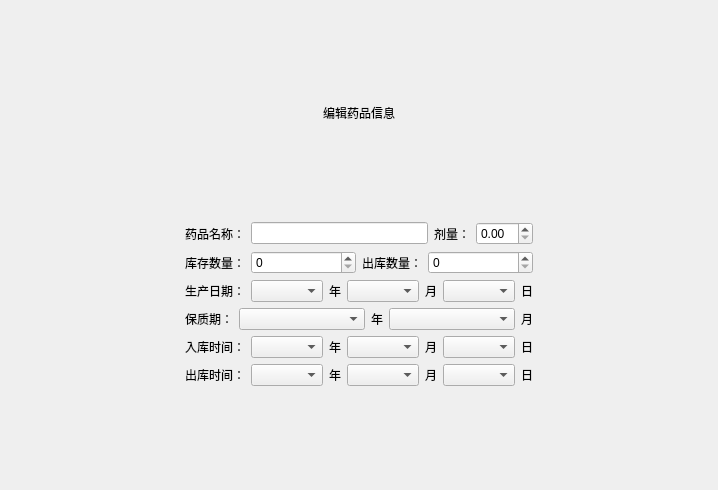
<?xml version="1.0" encoding="UTF-8"?>
<ui version="4.0">
 <class>DrugEditView</class>
 <widget class="QDialog" name="DrugEditView">
  <property name="geometry">
   <rect>
    <x>0</x>
    <y>0</y>
    <width>718</width>
    <height>490</height>
   </rect>
  </property>
  <property name="windowTitle">
   <string>社区医疗管理系统</string>
  </property>
  <layout class="QGridLayout" name="gridLayout">
   <item row="0" column="1">
    <spacer name="verticalSpacer_2">
     <property name="orientation">
      <enum>Qt::Orientation::Vertical</enum>
     </property>
     <property name="sizeHint" stdset="0">
      <size>
       <width>20</width>
       <height>70</height>
      </size>
     </property>
    </spacer>
   </item>
   <item row="1" column="1">
    <widget class="QLabel" name="label">
     <property name="text">
      <string>编辑药品信息</string>
     </property>
     <property name="alignment">
      <set>Qt::AlignmentFlag::AlignCenter</set>
     </property>
    </widget>
   </item>
   <item row="2" column="1">
    <spacer name="verticalSpacer">
     <property name="orientation">
      <enum>Qt::Orientation::Vertical</enum>
     </property>
     <property name="sizeHint" stdset="0">
      <size>
       <width>20</width>
       <height>71</height>
      </size>
     </property>
    </spacer>
   </item>
   <item row="3" column="0">
    <spacer name="horizontalSpacer_2">
     <property name="orientation">
      <enum>Qt::Orientation::Horizontal</enum>
     </property>
     <property name="sizeHint" stdset="0">
      <size>
       <width>131</width>
       <height>20</height>
      </size>
     </property>
    </spacer>
   </item>
   <item row="3" column="1">
    <layout class="QVBoxLayout" name="verticalLayout">
     <item>
      <layout class="QHBoxLayout" name="horizontalLayout">
       <item>
        <widget class="QLabel" name="label_2">
         <property name="text">
          <string>药品名称：</string>
         </property>
        </widget>
       </item>
       <item>
        <widget class="QLineEdit" name="lineEdit"/>
       </item>
       <item>
        <widget class="QLabel" name="label_3">
         <property name="text">
          <string>剂量：</string>
         </property>
        </widget>
       </item>
       <item>
        <widget class="QDoubleSpinBox" name="doubleSpinBox"/>
       </item>
      </layout>
     </item>
     <item>
      <layout class="QHBoxLayout" name="horizontalLayout_2">
       <item>
        <layout class="QHBoxLayout" name="horizontalLayout_3">
         <item>
          <widget class="QLabel" name="label_5">
           <property name="sizePolicy">
            <sizepolicy hsizetype="Fixed" vsizetype="Preferred">
             <horstretch>0</horstretch>
             <verstretch>0</verstretch>
            </sizepolicy>
           </property>
           <property name="text">
            <string>库存数量：</string>
           </property>
          </widget>
         </item>
         <item>
          <widget class="QSpinBox" name="spinBox"/>
         </item>
        </layout>
       </item>
       <item>
        <layout class="QHBoxLayout" name="horizontalLayout_8">
         <item>
          <widget class="QLabel" name="label_20">
           <property name="sizePolicy">
            <sizepolicy hsizetype="Fixed" vsizetype="Preferred">
             <horstretch>0</horstretch>
             <verstretch>0</verstretch>
            </sizepolicy>
           </property>
           <property name="text">
            <string>出库数量：</string>
           </property>
          </widget>
         </item>
         <item>
          <widget class="QSpinBox" name="spinBox_2"/>
         </item>
        </layout>
       </item>
      </layout>
     </item>
     <item>
      <layout class="QHBoxLayout" name="horizontalLayout_4">
       <item>
        <widget class="QLabel" name="label_4">
         <property name="text">
          <string>生产日期：</string>
         </property>
        </widget>
       </item>
       <item>
        <widget class="QComboBox" name="comboBox"/>
       </item>
       <item>
        <widget class="QLabel" name="label_6">
         <property name="text">
          <string>年</string>
         </property>
        </widget>
       </item>
       <item>
        <widget class="QComboBox" name="comboBox_2"/>
       </item>
       <item>
        <widget class="QLabel" name="label_7">
         <property name="text">
          <string>月</string>
         </property>
        </widget>
       </item>
       <item>
        <widget class="QComboBox" name="comboBox_3"/>
       </item>
       <item>
        <widget class="QLabel" name="label_8">
         <property name="text">
          <string>日</string>
         </property>
        </widget>
       </item>
      </layout>
     </item>
     <item>
      <layout class="QHBoxLayout" name="horizontalLayout_5">
       <item>
        <widget class="QLabel" name="label_9">
         <property name="sizePolicy">
          <sizepolicy hsizetype="Fixed" vsizetype="Preferred">
           <horstretch>0</horstretch>
           <verstretch>0</verstretch>
          </sizepolicy>
         </property>
         <property name="text">
          <string>保质期：</string>
         </property>
        </widget>
       </item>
       <item>
        <widget class="QComboBox" name="comboBox_4"/>
       </item>
       <item>
        <widget class="QLabel" name="label_10">
         <property name="sizePolicy">
          <sizepolicy hsizetype="Fixed" vsizetype="Preferred">
           <horstretch>0</horstretch>
           <verstretch>0</verstretch>
          </sizepolicy>
         </property>
         <property name="text">
          <string>年</string>
         </property>
        </widget>
       </item>
       <item>
        <widget class="QComboBox" name="comboBox_5"/>
       </item>
       <item>
        <widget class="QLabel" name="label_11">
         <property name="sizePolicy">
          <sizepolicy hsizetype="Fixed" vsizetype="Preferred">
           <horstretch>0</horstretch>
           <verstretch>0</verstretch>
          </sizepolicy>
         </property>
         <property name="text">
          <string>月</string>
         </property>
        </widget>
       </item>
      </layout>
     </item>
     <item>
      <layout class="QHBoxLayout" name="horizontalLayout_6">
       <item>
        <widget class="QLabel" name="label_12">
         <property name="text">
          <string>入库时间：</string>
         </property>
        </widget>
       </item>
       <item>
        <widget class="QComboBox" name="comboBox_6"/>
       </item>
       <item>
        <widget class="QLabel" name="label_13">
         <property name="text">
          <string>年</string>
         </property>
        </widget>
       </item>
       <item>
        <widget class="QComboBox" name="comboBox_7"/>
       </item>
       <item>
        <widget class="QLabel" name="label_14">
         <property name="text">
          <string>月</string>
         </property>
        </widget>
       </item>
       <item>
        <widget class="QComboBox" name="comboBox_8"/>
       </item>
       <item>
        <widget class="QLabel" name="label_15">
         <property name="text">
          <string>日</string>
         </property>
        </widget>
       </item>
      </layout>
     </item>
     <item>
      <layout class="QHBoxLayout" name="horizontalLayout_7">
       <item>
        <widget class="QLabel" name="label_16">
         <property name="text">
          <string>出库时间：</string>
         </property>
        </widget>
       </item>
       <item>
        <widget class="QComboBox" name="comboBox_9"/>
       </item>
       <item>
        <widget class="QLabel" name="label_17">
         <property name="text">
          <string>年</string>
         </property>
        </widget>
       </item>
       <item>
        <widget class="QComboBox" name="comboBox_10"/>
       </item>
       <item>
        <widget class="QLabel" name="label_18">
         <property name="text">
          <string>月</string>
         </property>
        </widget>
       </item>
       <item>
        <widget class="QComboBox" name="comboBox_11"/>
       </item>
       <item>
        <widget class="QLabel" name="label_19">
         <property name="text">
          <string>日</string>
         </property>
        </widget>
       </item>
      </layout>
     </item>
    </layout>
   </item>
   <item row="3" column="2">
    <spacer name="horizontalSpacer_4">
     <property name="orientation">
      <enum>Qt::Orientation::Horizontal</enum>
     </property>
     <property name="sizeHint" stdset="0">
      <size>
       <width>130</width>
       <height>20</height>
      </size>
     </property>
    </spacer>
   </item>
   <item row="4" column="1">
    <spacer name="verticalSpacer_3">
     <property name="orientation">
      <enum>Qt::Orientation::Vertical</enum>
     </property>
     <property name="sizeHint" stdset="0">
      <size>
       <width>20</width>
       <height>70</height>
      </size>
     </property>
    </spacer>
   </item>
  </layout>
 </widget>
 <resources/>
 <connections/>
</ui>
